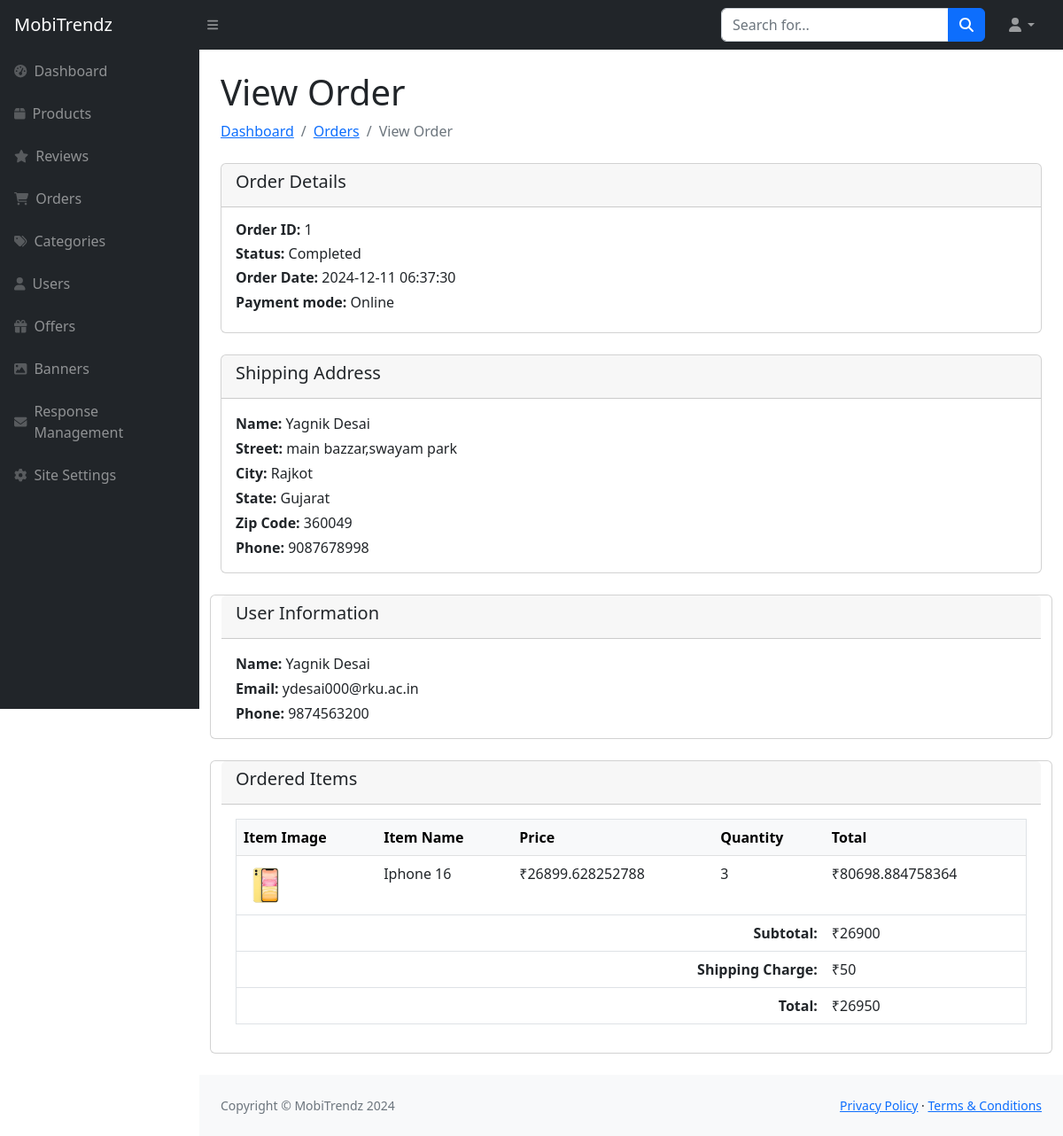
/Admin/view-order.php?order_id=1, run on an earlier commit of the app's database.
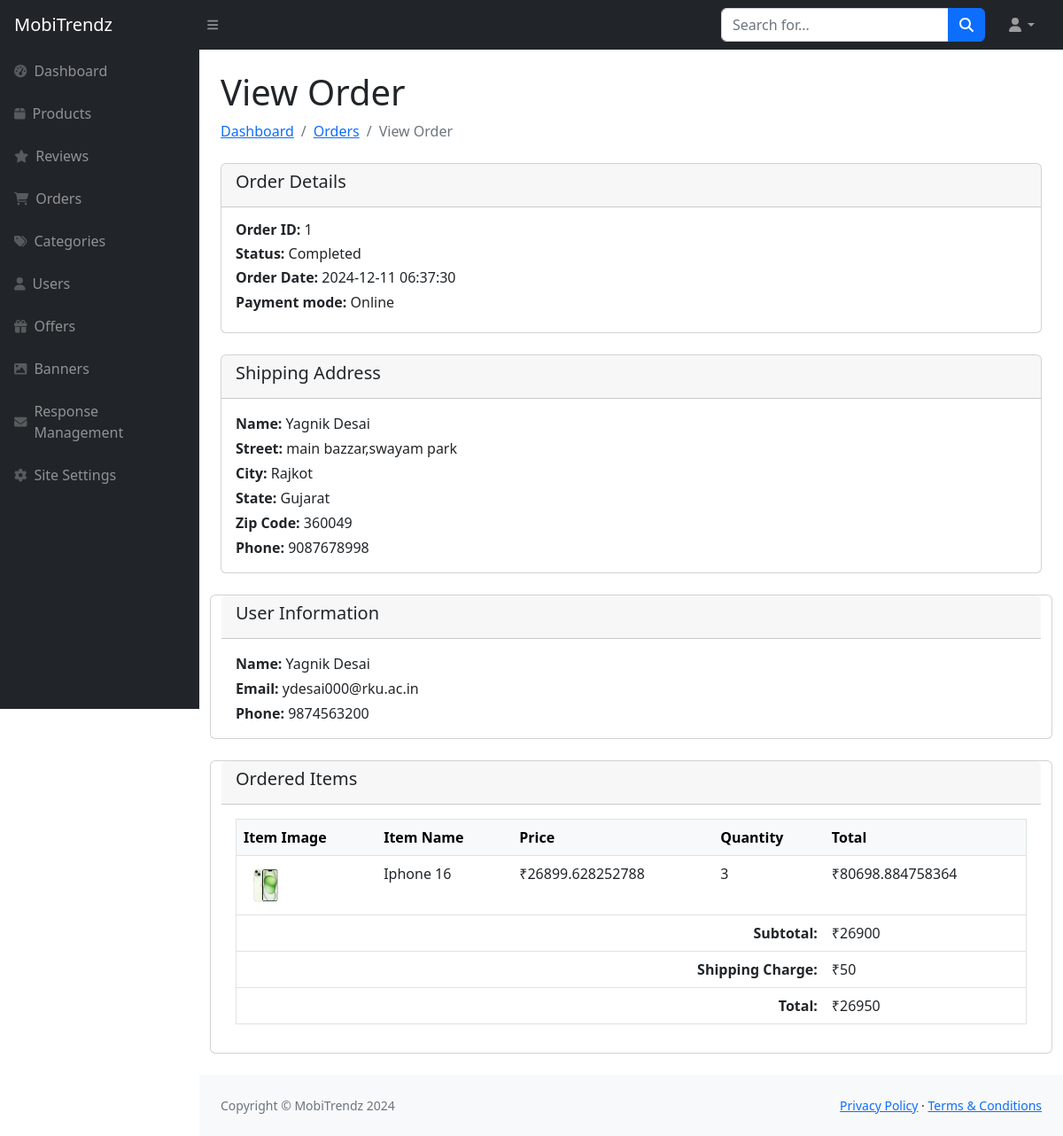
And on a later commit of the database.
### tables this page shows
CREATE TABLE `order_details_tbl` (
  `Order_Id` int NOT NULL,
  `Product_Id` int NOT NULL,
  `Quantity` int NOT NULL,
  `Price` double NOT NULL,
  `Discount` decimal(10,2) NOT NULL
);

CREATE TABLE `product_details_tbl` (
  `Product_Id` int NOT NULL,
  `Category_Id` int NOT NULL,
  `Product_Name` varchar(100) NOT NULL,
  `Description` text NOT NULL,
  `Product_Image` varchar(255) NOT NULL,
  `Sale_Price` decimal(10,2) NOT NULL,
  `Cost_Price` decimal(10,2) NOT NULL,
  `Discount` tinyint NOT NULL,
  `stock` int NOT NULL DEFAULT '0',
  `Display` varchar(200) NOT NULL,
  `Processor` varchar(200) NOT NULL,
  `RAM` varchar(100) NOT NULL,
  `Storage` varchar(100) NOT NULL,
  `Rear_Camera` varchar(100) NOT NULL,
  `Front_Camera` varchar(100) NOT NULL,
  `Battery` varchar(200) NOT NULL,
  `Operating_System` varchar(200) NOT NULL,
  `Color` varchar(100) NOT NULL,
  `is_active` tinyint NOT NULL DEFAULT '1'
);

### Admin/view-order.php (the view, shortened to what the changed rows need)
<?php include("sidebar.php"); ?>
<div id="layoutSidenav_content">
    <main>
        <div class="container-fluid px-4">
            <div class="d-flex justify-content-between align-items-center mt-4 mb-4">
                <div>
                    <h1>View Order</h1>
                </div>
            </div>
            <?php
            $order_id = $_GET['order_id'];
            $items_query = "SELECT od.Product_Id, od.Quantity, od.Price, p.Product_Name, p.Product_Image
                            FROM order_details_tbl od
                            JOIN product_details_tbl p ON od.Product_Id = p.Product_Id
                            WHERE od.Order_Id = $order_id";
            $items_result = mysqli_query($con, $items_query);
            ?>
            <div class="row">
            <div class="card mb-4">
                <div class="card-body">
                    <table class="table border">
                        <thead class="table-light">
                            <tr>
                                <th>Item Image</th>
                                <th>Item Name</th>
                                <th>Price</th>
                                <th>Quantity</th>
                                <th>Total</th>
                            </tr>
                        </thead>
                        <tbody>
                            <?php while ($item = mysqli_fetch_assoc($items_result)) { ?>
                                <tr>
                                    <td><img src="../img/items/products/<?php echo $item['Product_Image']; ?>" alt="Item Image" width="50"></td>
                                    <td><?php echo $item['Product_Name']; ?></td>
                                    <td>₹<?php echo $item['Price']; ?></td>
                                    <td><?php echo $item['Quantity']; ?></td>
                                    <td>₹<?php echo $item['Price'] * $item['Quantity']; ?></td>
                                </tr>
                            <?php } ?>
                        </tbody>
                        <tfoot>
                            <tr>
                                <th colspan="4" class="text-end">Subtotal:</th>
                            </tr>
                            <tr>
                                <th colspan="4" class="text-end">Shipping Charge:</th>
                            </tr>
                            <tr>
                                <th colspan="4" class="text-end">Total:</th>
                            </tr>
                        </tfoot>
                    </table>
                </div>
            </div>
        </div>
    </main>
<?php include("footer.php"); ?>

What changed in the data, as far as the page shows it:
changed through a linked row, order_details_tbl "Iphone 16": Product_Id.Product_Image: a different picture
